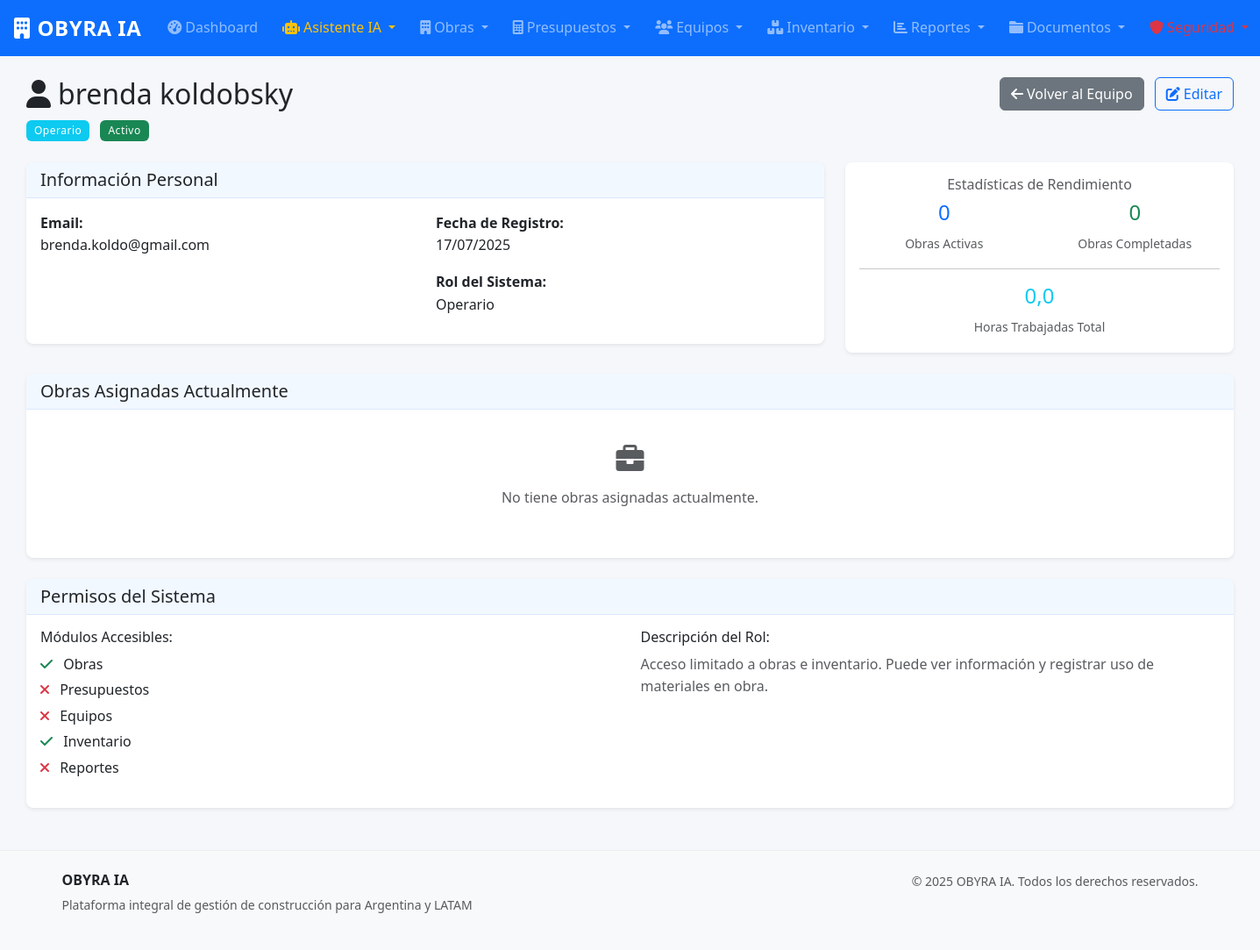
Screenshot of /equipos/2 (signed in) with the database file from the repository.
### models.py (models this page shows, shortened)
class Usuario(UserMixin, db.Model):
    __tablename__ = 'usuarios'
    id = db.Column(db.Integer, primary_key=True)
    nombre = db.Column(db.String(100), nullable=False)
    apellido = db.Column(db.String(100), nullable=False)
    email = db.Column(db.String(120), unique=True, nullable=False)
    telefono = db.Column(db.String(20))
    password_hash = db.Column(db.String(256), nullable=True)  # Nullable para usuarios de Google
    rol = db.Column(db.String(20), nullable=False, default='operario')  # administrador, tecnico, operario
    activo = db.Column(db.Boolean, default=True)
    auth_provider = db.Column(db.String(20), nullable=False, default='manual')  # manual, google
    google_id = db.Column(db.String(100), nullable=True)  # ID de Google para usuarios OAuth
    profile_picture = db.Column(db.String(500), nullable=True)  # URL de imagen de perfil de Google
    created_at = db.Column(db.DateTime, default=datetime.utcnow)
    fecha_creacion = db.Column(db.DateTime, default=datetime.utcnow)
    obras_asignadas = db.relationship('AsignacionObra', back_populates='usuario', lazy='dynamic')
    registros_tiempo = db.relationship('RegistroTiempo', back_populates='usuario', lazy='dynamic')
    @property
    def nombre_completo(self):
        return f"{self.nombre} {self.apellido}"
    def puede_acceder_modulo(self, modulo):
        permisos = {
            'administrador': ['obras', 'presupuestos', 'equipos', 'inventario', 'reportes', 'asistente', 'cotizacion', 'documentos', 'seguridad'],
            'tecnico': ['obras', 'presupuestos', 'inventario', 'reportes', 'asistente', 'cotizacion', 'documentos', 'seguridad'],
            'operario': ['obras', 'inventario', 'asistente', 'documentos']
        }
        return modulo in permisos.get(self.rol, [])

### equipos.py (the view)
@equipos_bp.route('/<int:id>')
@login_required
def detalle(id):
    if not current_user.puede_acceder_modulo('equipos'):
        flash('No tienes permisos para ver detalles de equipos.', 'danger')
        return redirect(url_for('reportes.dashboard'))
    usuario = Usuario.query.get_or_404(id)
    asignaciones_activas = usuario.obras_asignadas.filter_by(activo=True).all()
    total_horas = sum(reg.horas_trabajadas for reg in usuario.registros_tiempo)
    obras_completadas = usuario.obras_asignadas.join(Obra).filter(
        Obra.estado == 'finalizada'
    ).count()
    return render_template('equipos/detalle.html',
                         usuario=usuario,
                         asignaciones_activas=asignaciones_activas,
                         total_horas=total_horas,
                         obras_completadas=obras_completadas)

### app.py (called while the page is built)
@login_manager.user_loader
def load_user(user_id):
    from models import Usuario
    return Usuario.query.get(int(user_id))

@app.template_filter('numero')
def numero_filter(valor, decimales=0):
    if valor is None:
        return "0"
    try:
        if decimales == 0:
            return f"{int(valor):,}".replace(',', '.')
        else:
            return f"{float(valor):,.{decimales}f}".replace(',', 'X').replace('.', ',').replace('X', '.')
    except (ValueError, TypeError):
        return str(valor)

@app.template_filter('fecha')
def fecha_filter(fecha):
    if fecha:
        if hasattr(fecha, 'strftime'):
            return fecha.strftime('%d/%m/%Y')
        return str(fecha)
    return '-'

@app.context_processor
def inject_user():
    return dict(current_user=current_user)

### templates/equipos/detalle.html (shortened to what this page needs)
{% extends "base.html" %}
{% block content %}
<div class="container-fluid mt-4">
    <div class="row">
        <div class="col-12">
            <div class="d-flex justify-content-between align-items-start mb-4">
                <div>
                    <h2><i class="fas fa-user me-2"></i>{{ usuario.nombre_completo }}</h2>
                    <p class="text-muted mb-0">
                        <span class="badge bg-info me-2">{{ usuario.rol.title() }}</span>
                        <span class="badge {{ 'bg-success' if usuario.activo else 'bg-secondary' }}">
                            {{ 'Activo' if usuario.activo else 'Inactivo' }}
                        </span>
                    </p>
                </div>
                <div class="text-end">
                    <a href="{{ url_for('equipos.lista') }}" class="btn btn-secondary">
                        <i class="fas fa-arrow-left me-1"></i>Volver al Equipo
                    </a>
                    {% if current_user.rol == 'administrador' %}
                    <button class="btn btn-outline-primary ms-2" data-bs-toggle="modal" data-bs-target="#editarUsuarioModal">
                        <i class="fas fa-edit me-1"></i>Editar
                    </button>
                    {% endif %}
                </div>
            </div>
        </div>
    </div>
    <div class="row mb-4">
        <div class="col-lg-8">
            <div class="card">
                <div class="card-header">
                    <h5 class="mb-0">Información Personal</h5>
                </div>
                <div class="card-body">
                    <div class="row">
                        <div class="col-md-6">
                            <strong>Email:</strong><br>
                            <p class="mb-3">{{ usuario.email }}</p>
                        </div>
                        <div class="col-md-6">
                            <strong>Fecha de Registro:</strong><br>
                            <p class="mb-3">{{ usuario.fecha_creacion|fecha }}</p>
                            <strong>Rol del Sistema:</strong><br>
                            <p class="mb-3">{{ usuario.rol.replace('_', ' ').title() }}</p>
                        </div>
                    </div>
                </div>
            </div>
        </div>
        <div class="col-lg-4">
            <div class="card">
                <div class="card-body text-center">
                    <h6 class="text-muted">Estadísticas de Rendimiento</h6>
                    <div class="row text-center mb-3">
                        <div class="col-6">
                            <strong class="text-primary d-block h4">{{ asignaciones_activas|length }}</strong>
                            <small class="text-muted">Obras Activas</small>
                        </div>
                        <div class="col-6">
                            <strong class="text-success d-block h4">{{ obras_completadas }}</strong>
                            <small class="text-muted">Obras Completadas</small>
                        </div>
                    </div>
                    <hr>
                    <div class="text-center">
                        <strong class="text-info d-block h4">{{ total_horas|numero(1) }}</strong>
                        <small class="text-muted">Horas Trabajadas Total</small>
                    </div>
                </div>
            </div>
        </div>
    </div>
    <div class="row mb-4">
        <div class="col-12">
            <div class="card">
                <div class="card-header">
                    <h5 class="mb-0">Obras Asignadas Actualmente</h5>
                </div>
                <div class="card-body">
                    {% if asignaciones_activas %}
                    <div class="row">
                        {% for asignacion in asignaciones_activas %}
                        <div class="col-lg-6 mb-3">
                            <div class="border rounded p-3">
                                <div class="d-flex justify-content-between align-items-start mb-2">
                                    <h6 class="mb-0">{{ asignacion.obra.nombre }}</h6>
                                    <span class="badge {{ asignacion.obra.estado|estado_badge }}">
                                        {{ asignacion.obra.estado.replace('_', ' ').title() }}
                                    </span>
                                </div>
                                <p class="text-muted mb-2">
                                    <i class="fas fa-user me-1"></i>{{ asignacion.obra.cliente }}
                                </p>
                                <p class="text-muted mb-2">
                                    <strong>Rol:</strong> {{ asignacion.rol_en_obra.replace('_', ' ').title() }}
                                </p>
                                <p class="text-muted mb-0">
                                    <small>
                                        <i class="fas fa-calendar me-1"></i>
                                        Asignado desde {{ asignacion.fecha_asignacion.strftime('%d/%m/%Y') }}
                                    </small>
                                </p>
                                <div class="mt-2">
                                    <div class="progress" style="height: 6px;">
                                        <div class="progress-bar" role="progressbar"
                                             style="width: {{ asignacion.obra.progreso }}%"></div>
                                    </div>
                                    <small class="text-muted">Progreso: {{ asignacion.obra.progreso }}%</small>
                                </div>
                                <div class="mt-2">
                                    <a href="{{ url_for('obras.detalle', id=asignacion.obra.id) }}"
                                       class="btn btn-sm btn-outline-primary">
                                        <i class="fas fa-eye me-1"></i>Ver Obra
                                    </a>
                                </div>
                            </div>
                        </div>
                        {% endfor %}
                    </div>
                    {% else %}
                    <div class="text-center py-4">
                        <i class="fas fa-briefcase fa-2x text-muted mb-3"></i>
                        <p class="text-muted">No tiene obras asignadas actualmente.</p>
                    </div>
                    {% endif %}
                </div>
            </div>
        </div>
    </div>
    <div class="row">
        <div class="col-12">
            <div class="card">
                <div class="card-header">
                    <h5 class="mb-0">Permisos del Sistema</h5>
                </div>
                <div class="card-body">
                    <div class="row">
                        <div class="col-md-6">
                            <h6>Módulos Accesibles:</h6>
                            <ul class="list-unstyled">
                                {% set modulos = ['obras', 'presupuestos', 'equipos', 'inventario', 'reportes'] %}
                                {% for modulo in modulos %}
                                <li class="mb-1">
                                    {% if usuario.puede_acceder_modulo(modulo) %}
                                    <i class="fas fa-check text-success me-2"></i>
                                    {% else %}
                                    <i class="fas fa-times text-danger me-2"></i>
                                    {% endif %}
                                    {{ modulo.title() }}
                                </li>
                                {% endfor %}
                            </ul>
                        </div>
                        <div class="col-md-6">
                            <h6>Descripción del Rol:</h6>
                            {% if usuario.rol == 'administrador' %}
                            <p class="text-muted">
                                Acceso completo a todos los módulos del sistema. Puede gestionar usuarios,
                                obras, presupuestos, inventario y generar reportes.
                            </p>
                            {% elif usuario.rol == 'tecnico' %}
                            <p class="text-muted">
                                Puede gestionar obras, crear presupuestos, administrar inventario y
                                generar reportes. No puede gestionar otros usuarios.
                            </p>
                            {% else %}
                            <p class="text-muted">
                                Acceso limitado a obras e inventario. Puede ver información y
                                registrar uso de materiales en obra.
                            </p>
                            {% endif %}
                        </div>
                    </div>
                </div>
            </div>
        </div>
    </div>
</div>
{% endblock %}

### static/css/style.css (style rules this page uses)
:root { --primary-color: #0d6efd; --secondary-color: #6c757d; --success-color: #198754; --warning-color: #ffc107; --danger-color: #dc3545; --info-color: #0dcaf0; --dark-color: #212529; --light-color: #f8f9fa; --construction-orange: #ff6900; --construction-yellow: #ffb000; --construction-blue: #003f5c; --construction-gray: #464646; --shadow-sm: 0 0.125rem 0.25rem rgba(0, 0, 0, 0.075); --shadow: 0 0.5rem 1rem rgba(0, 0, 0, 0.15); --shadow-lg: 0 1rem 3rem rgba(0, 0, 0, 0.175); --border-radius: 0.375rem; --border-radius-lg: 0.5rem; --border-radius-xl: 1rem; }
body { font-family: 'Segoe UI', Tahoma, Geneva, Verdana, sans-serif; line-height: 1.6; color: var(--dark-color); background-color: #f5f7fa; margin: 0; padding: 0; }
html { margin: 0; padding: 0; }
* { box-sizing: border-box; }
.container-fluid { padding-left: 15px; padding-right: 15px; }
.card { border: none; border-radius: var(--border-radius-lg); box-shadow: var(--shadow-sm); transition: all 0.3s ease; }
.card-header { background-color: rgba(var(--bs-primary-rgb), 0.05); border-bottom: 1px solid rgba(var(--bs-primary-rgb), 0.1); border-radius: var(--border-radius-lg) var(--border-radius-lg) 0 0 !important; font-weight: 600; }
.btn { border-radius: var(--border-radius); font-weight: 500; transition: all 0.3s ease; position: relative; overflow: hidden; }
.badge { font-weight: 500; letter-spacing: 0.5px; padding: 0.5em 0.75em; border-radius: var(--border-radius); }

### rows the page displays
Usuario: nombre_completo "brenda koldobsky", rol "Operario", activo "Activo", email "brenda.koldo@gmail.com", fecha_creacion|fecha "17/07/2025", rol.replace "Operario"

### other values shown
{{ asignaciones_activas|length }} "0"
{{ obras_completadas }} "0"
{{ total_horas|numero(1) }} "0,0"
{{ modulo.title() }} "Obras" "Presupuestos" "Equipos" "Inventario" "Reportes"
